Frame 1 (no input): blank canvas, image omitted
Frame 60 (the mouse pressed at the canvas centre just before this capture): blank canvas, image omitted
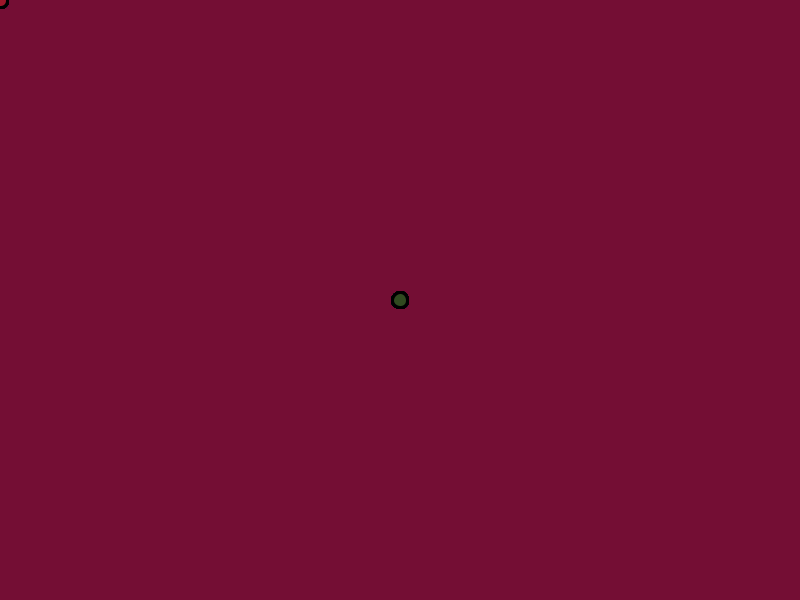
Frame 120 (the mouse held since frame 60 and released just before this capture)

The Processing sketch whose frames 1 and 60 were blank and that drew this single picture after the mouse press (run headless with seeded random() and noise(); from frame 60 on, the mouse is pressed at the canvas centre):

// Processing sketch: processing_49480
// ── processing_49480.pde



                void setup()
{
size(800,600);
background(116,14,52);
smooth();
strokeWeight(3);
  
  
}

void draw()
{
 fill(random(209),random(188),random(67));
 ellipse(mouseX,mouseY, 15,15);
  
  
}
                
